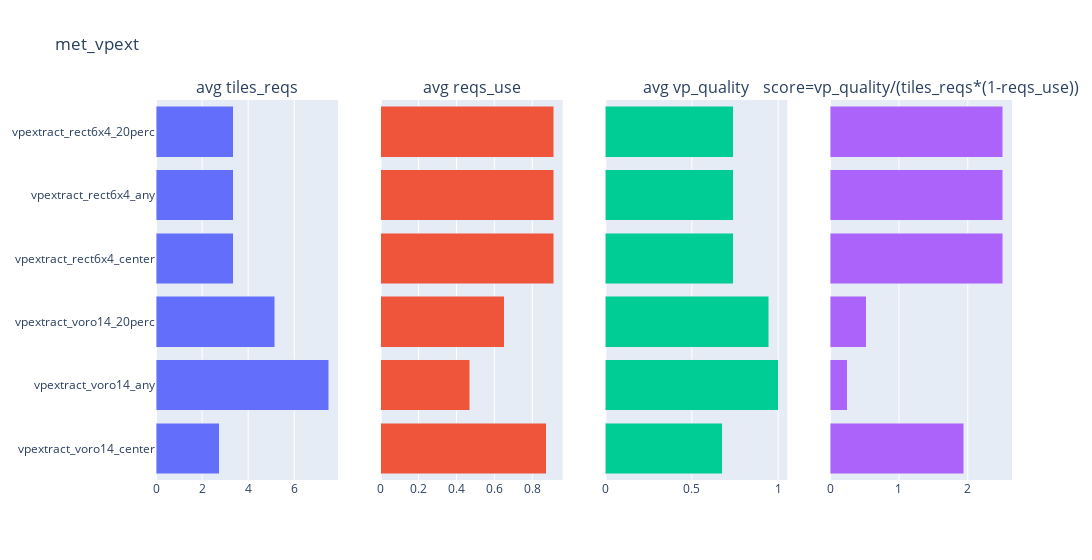

The code cell stored with this chart in its notebook:
### Markdown cell above
# Dataset metrics VP

### Code cell
from users360 import *
dataset = Dataset.singleton()
dataset.met_vpext = None # force recalculate
dataset.metrics_vpextract_video(VPEXTRACT_METHODS, users=['0', '1'], perc_traces=0.1)
# dataset.singleton_dump()

### Figure 1 — Plotly figure (JSON) as saved in the notebook; plotly's stock layout.template omitted (floating-point values rounded to 4 significant figures)
{"data": [{"orientation": "h", "type": "bar", "x": [2.75, 7.5, 5.15, 3.35, 3.35, 3.35], "xaxis": "x", "y": ["vpextract_voro14_center", "vpextract_voro14_any", "vpextract_voro14_20perc", "vpextract_rect6x4_center", "vpextract_rect6x4_any", "vpextract_rect6x4_20perc"], "yaxis": "y"}, {"orientation": "h", "type": "bar", "x": [0.8734, 0.47, 0.6526, 0.912, 0.912, 0.912], "xaxis": "x2", "y": ["vpextract_voro14_center", "vpextract_voro14_any", "vpextract_voro14_20perc", "vpextract_rect6x4_center", "vpextract_rect6x4_any", "vpextract_rect6x4_20perc"], "yaxis": "y2"}, {"orientation": "h", "type": "bar", "x": [0.6763, 1.0, 0.9451, 0.7402, 0.7402, 0.7402], "xaxis": "x3", "y": ["vpextract_voro14_center", "vpextract_voro14_any", "vpextract_voro14_20perc", "vpextract_rect6x4_center", "vpextract_rect6x4_any", "vpextract_rect6x4_20perc"], "yaxis": "y3"}, {"orientation": "h", "type": "bar", "x": [1.943, 0.2516, 0.5282, 2.51, 2.51, 2.51], "xaxis": "x4", "y": ["vpextract_voro14_center", "vpextract_voro14_any", "vpextract_voro14_20perc", "vpextract_rect6x4_center", "vpextract_rect6x4_any", "vpextract_rect6x4_20perc"], "yaxis": "y4"}], "layout": {"annotations": [{"font": {"size": 16}, "showarrow": false, "text": "avg tiles_reqs", "x": 0.1062, "xanchor": "center", "xref": "paper", "y": 1, "yanchor": "bottom", "yref": "paper"}, {"font": {"size": 16}, "showarrow": false, "text": "avg reqs_use", "x": 0.3688, "xanchor": "center", "xref": "paper", "y": 1, "yanchor": "bottom", "yref": "paper"}, {"font": {"size": 16}, "showarrow": false, "text": "avg vp_quality", "x": 0.6313, "xanchor": "center", "xref": "paper", "y": 1, "yanchor": "bottom", "yref": "paper"}, {"font": {"size": 16}, "showarrow": false, "text": "score=vp_quality/(tiles_reqs*(1-reqs_use))", "x": 0.8938, "xanchor": "center", "xref": "paper", "y": 1, "yanchor": "bottom", "yref": "paper"}], "barmode": "stack", "showlegend": false, "title": {"text": "met_vpext"}, "width": 1500, "xaxis": {"anchor": "y", "domain": [0, 0.2125]}, "xaxis2": {"anchor": "y2", "domain": [0.2625, 0.475]}, "xaxis3": {"anchor": "y3", "domain": [0.525, 0.7375]}, "xaxis4": {"anchor": "y4", "domain": [0.7875, 1]}, "yaxis": {"anchor": "x", "domain": [0, 1]}, "yaxis2": {"anchor": "x2", "domain": [0, 1], "matches": "y", "showticklabels": false}, "yaxis3": {"anchor": "x3", "domain": [0, 1], "matches": "y", "showticklabels": false}, "yaxis4": {"anchor": "x4", "domain": [0, 1], "matches": "y", "showticklabels": false}}}
